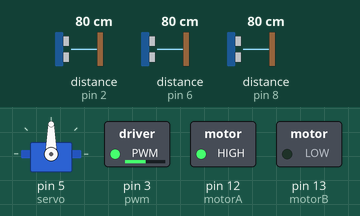
This sketch was run on a simulated Arduino Uno, built with avr-gcc and run on an emulated ATmega328P. Parts: servo, switched loads named in the sketch (green lamp = pin HIGH). Wiring (inferred from the names in the program): 3 × ultrasonic range finder: trigger pin 4, echo pin 2 / trigger pin 7, echo pin 6 / trigger pin 9, echo pin 8. The test bench sets the inputs (shaded band); at power-on: distance to the obstacle (sensors on pin 6, pin 8, pin 2) 80 cm. The echo pulse lasts 58.3 µs per cm; pins used as bus, display or sensor lines are not drawn.

Above: at 1.2 s.
1.3 s: distance to the obstacle (sensor on pin 6) set to 13 cm
2.8 s: distance to the obstacle (sensor on pin 6) set to 10 cm
At 3.4 s:
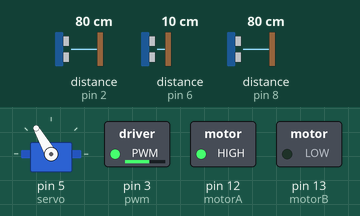
5.8 s: distance to the obstacle (sensor on pin 8) set to 2 cm
8.8 s: distance to the obstacle (sensor on pin 8) set to 18 cm
At 9.8 s:
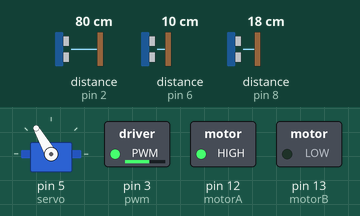
11.8 s: distance to the obstacle (sensor on pin 8) set to 4 cm
At 13.9 s:
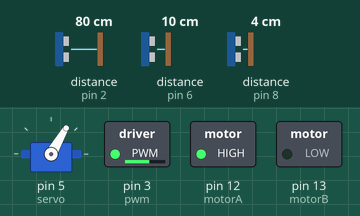
Timing chart, 0 to 15.8 s (numbered marks = the images above; inputs shaded):
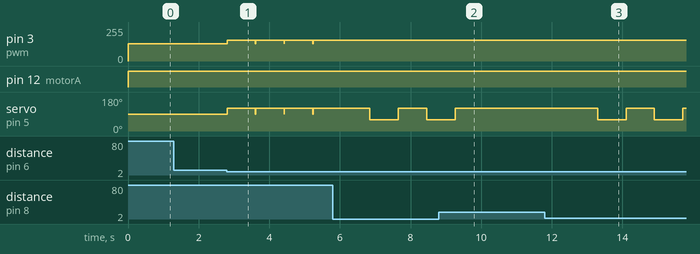

The sketch:

control_ultrasonicos.ino
```cpp
#include <Servo.h>


// defines ultrasonic pins numbers
Servo servo;

#define trig 4
#define echo  2
#define trig2  7
#define echo2  6
#define trig3  9
#define echo3  8

#define motorA 12
#define motorB 13
#define pwm 3

// defines variables
long duration;
int distance;
long duration2;
int distance2;
long duration3;
int distance3;

void setup() {
  servo.attach(5);
  pinMode(trig, OUTPUT); // Sets the trig as an Output
  pinMode(echo, INPUT); // Sets the echo as an Input
  pinMode(trig2, OUTPUT); // Sets the trig as an Output
  pinMode(echo2, INPUT); // Sets the echo as an Input
  pinMode(trig3, OUTPUT); // Sets the trig as an Output
  pinMode(echo3, INPUT); // Sets the echo as an Input

  pinMode(pwm, OUTPUT);
  pinMode(motorA, OUTPUT);
  pinMode(motorB, OUTPUT);

  analogWrite(pwm, 250);

  digitalWrite(motorA, LOW);
  digitalWrite(motorB, LOW);

  servo.write(90);
  Serial.begin(9600); // Starts the serial communication
}
void loop() {
  analogWrite(pwm, 130 );
  digitalWrite(motorA, HIGH);
  digitalWrite(motorB, LOW);

  int distanceFront = getDistance(trig, echo);
  int distanceLeft = getDistance(trig2, echo2);
  int distanceRight = getDistance(trig3, echo3);

  if (distanceLeft <= 10){
    analogWrite(pwm, 155);
    servo.write(120);
    delay(800);
    servo.write(90);
    analogWrite(pwm, 255);
  }

  if (distanceRight <= 10){
    analogWrite(pwm, 155);
    servo.write(60);
    delay(800);
    servo.write(90);
    analogWrite(pwm, 255);
  }


}

int getDistance(int triggerPin, int echoPin) {
  digitalWrite(triggerPin, LOW);
  delayMicroseconds(2);
  digitalWrite(triggerPin, HIGH);
  delayMicroseconds(15);
  digitalWrite(triggerPin, LOW);

  unsigned long duration = pulseIn(echoPin, HIGH);
  int distance = duration * 0.0343 / 2;
  return distance;
}
```

Measured:
- the behaviour switches between 12 and 11 cm on distance to the obstacle (sensor on pin 6) (found by bisection; images 0 and 1)
- after the input at 1.3 s, every drawn part: stays the same
- after the input at 2.8 s, pin 3 (pwm): 130/255 → 155/255 at once; servo on pin 5 (servo): 90° → 120° at once
- after the input at 8.8 s, servo on pin 5 (servo): goes on until 9.3 s, then stays 120°
- after the input at 11.8 s, servo on pin 5 (servo): alternates 120° for 0.80 s and 60° for 0.81 s, starting after 1.5 s
